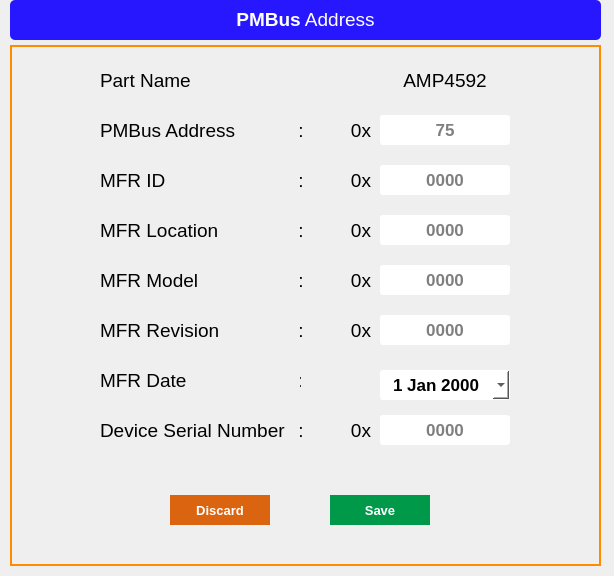
<?xml version="1.0" encoding="UTF-8"?>
<ui version="4.0">
 <class>PMBus_address_configuration</class>
 <widget class="QMainWindow" name="PMBus_address_configuration">
  <property name="geometry">
   <rect>
    <x>0</x>
    <y>0</y>
    <width>614</width>
    <height>576</height>
   </rect>
  </property>
  <property name="windowTitle">
   <string>Device Configuration</string>
  </property>
  <widget class="QWidget" name="centralwidget">
   <widget class="QLabel" name="label_main_PMBus_Address">
    <property name="geometry">
     <rect>
      <x>10</x>
      <y>0</y>
      <width>591</width>
      <height>40</height>
     </rect>
    </property>
    <property name="font">
     <font>
      <family>Arial</family>
      <pointsize>18</pointsize>
     </font>
    </property>
    <property name="styleSheet">
     <string notr="true">background-color: rgb(38, 23, 255);
color: rgb(255, 255, 255);
border-radius:5px;</string>
    </property>
    <property name="text">
     <string>&lt;html&gt;&lt;head/&gt;&lt;body&gt;&lt;p&gt;&lt;span style=&quot; font-size:14pt; font-weight:600;&quot;&gt;PMBus&lt;/span&gt;&lt;span style=&quot; font-size:14pt;&quot;&gt; Address&lt;/span&gt;&lt;/p&gt;&lt;/body&gt;&lt;/html&gt;</string>
    </property>
    <property name="alignment">
     <set>Qt::AlignCenter</set>
    </property>
   </widget>
   <widget class="QFrame" name="frame_phase_display">
    <property name="geometry">
     <rect>
      <x>10</x>
      <y>45</y>
      <width>591</width>
      <height>521</height>
     </rect>
    </property>
    <property name="font">
     <font>
      <weight>50</weight>
      <bold>false</bold>
     </font>
    </property>
    <property name="styleSheet">
     <string notr="true">
border: 2px solid darkorange;
border-radius:0px;
</string>
    </property>
    <property name="frameShape">
     <enum>QFrame::StyledPanel</enum>
    </property>
    <property name="frameShadow">
     <enum>QFrame::Raised</enum>
    </property>
    <widget class="QPushButton" name="pushButton_Discard">
     <property name="geometry">
      <rect>
       <x>160</x>
       <y>450</y>
       <width>100</width>
       <height>30</height>
      </rect>
     </property>
     <property name="font">
      <font>
       <pointsize>10</pointsize>
       <weight>75</weight>
       <bold>true</bold>
      </font>
     </property>
     <property name="focusPolicy">
      <enum>Qt::ClickFocus</enum>
     </property>
     <property name="styleSheet">
      <string notr="true">QPushButton{background-color: rgb(219, 100, 17);
color: rgb(255, 255, 255);
border:none;
}
QPushButton::hover{
border:2px solid red;
background-color: orange;
}
</string>
     </property>
     <property name="text">
      <string>Discard</string>
     </property>
    </widget>
    <widget class="QPushButton" name="pushButton_Save">
     <property name="geometry">
      <rect>
       <x>320</x>
       <y>450</y>
       <width>100</width>
       <height>30</height>
      </rect>
     </property>
     <property name="font">
      <font>
       <pointsize>10</pointsize>
       <weight>75</weight>
       <bold>true</bold>
      </font>
     </property>
     <property name="focusPolicy">
      <enum>Qt::ClickFocus</enum>
     </property>
     <property name="styleSheet">
      <string notr="true">QPushButton{background-color: rgb(0, 153, 74);
color: rgb(255, 255, 255);
border:none;
}
QPushButton::hover{
border:2px solid green;
background-color:lightgreen;
}
</string>
     </property>
     <property name="text">
      <string>Save</string>
     </property>
    </widget>
    <widget class="QLabel" name="label_RailA">
     <property name="geometry">
      <rect>
       <x>90</x>
       <y>20</y>
       <width>100</width>
       <height>30</height>
      </rect>
     </property>
     <property name="font">
      <font>
       <family>Arial</family>
       <pointsize>14</pointsize>
      </font>
     </property>
     <property name="styleSheet">
      <string notr="true">border: none;
color: rgb(0, 0, 0);</string>
     </property>
     <property name="frameShape">
      <enum>QFrame::NoFrame</enum>
     </property>
     <property name="text">
      <string>Part Name</string>
     </property>
     <property name="alignment">
      <set>Qt::AlignLeading|Qt::AlignLeft|Qt::AlignVCenter</set>
     </property>
    </widget>
    <widget class="QLabel" name="label_RailA_2">
     <property name="geometry">
      <rect>
       <x>90</x>
       <y>70</y>
       <width>141</width>
       <height>30</height>
      </rect>
     </property>
     <property name="font">
      <font>
       <family>Arial</family>
       <pointsize>14</pointsize>
      </font>
     </property>
     <property name="styleSheet">
      <string notr="true">border: none;
color: rgb(0, 0, 0);</string>
     </property>
     <property name="frameShape">
      <enum>QFrame::NoFrame</enum>
     </property>
     <property name="text">
      <string>PMBus Address</string>
     </property>
     <property name="alignment">
      <set>Qt::AlignLeading|Qt::AlignLeft|Qt::AlignVCenter</set>
     </property>
    </widget>
    <widget class="QLabel" name="label_RailA_3">
     <property name="geometry">
      <rect>
       <x>90</x>
       <y>120</y>
       <width>81</width>
       <height>30</height>
      </rect>
     </property>
     <property name="font">
      <font>
       <family>Arial</family>
       <pointsize>14</pointsize>
      </font>
     </property>
     <property name="styleSheet">
      <string notr="true">border: none;
color: rgb(0, 0, 0);</string>
     </property>
     <property name="frameShape">
      <enum>QFrame::NoFrame</enum>
     </property>
     <property name="text">
      <string>MFR ID</string>
     </property>
     <property name="alignment">
      <set>Qt::AlignLeading|Qt::AlignLeft|Qt::AlignVCenter</set>
     </property>
    </widget>
    <widget class="QLabel" name="label_RailA_4">
     <property name="geometry">
      <rect>
       <x>90</x>
       <y>370</y>
       <width>191</width>
       <height>30</height>
      </rect>
     </property>
     <property name="font">
      <font>
       <family>Arial</family>
       <pointsize>14</pointsize>
      </font>
     </property>
     <property name="styleSheet">
      <string notr="true">border: none;
color: rgb(0, 0, 0);</string>
     </property>
     <property name="frameShape">
      <enum>QFrame::NoFrame</enum>
     </property>
     <property name="text">
      <string>Device Serial Number</string>
     </property>
     <property name="alignment">
      <set>Qt::AlignLeading|Qt::AlignLeft|Qt::AlignVCenter</set>
     </property>
    </widget>
    <widget class="QLabel" name="label_RailA_5">
     <property name="geometry">
      <rect>
       <x>90</x>
       <y>170</y>
       <width>121</width>
       <height>30</height>
      </rect>
     </property>
     <property name="font">
      <font>
       <family>Arial</family>
       <pointsize>14</pointsize>
      </font>
     </property>
     <property name="styleSheet">
      <string notr="true">border: none;
color: rgb(0, 0, 0);</string>
     </property>
     <property name="frameShape">
      <enum>QFrame::NoFrame</enum>
     </property>
     <property name="text">
      <string>MFR Location</string>
     </property>
     <property name="alignment">
      <set>Qt::AlignLeading|Qt::AlignLeft|Qt::AlignVCenter</set>
     </property>
    </widget>
    <widget class="QLabel" name="label_RailA_6">
     <property name="geometry">
      <rect>
       <x>90</x>
       <y>220</y>
       <width>101</width>
       <height>30</height>
      </rect>
     </property>
     <property name="font">
      <font>
       <family>Arial</family>
       <pointsize>14</pointsize>
      </font>
     </property>
     <property name="styleSheet">
      <string notr="true">border: none;
color: rgb(0, 0, 0);</string>
     </property>
     <property name="frameShape">
      <enum>QFrame::NoFrame</enum>
     </property>
     <property name="text">
      <string>MFR Model</string>
     </property>
     <property name="alignment">
      <set>Qt::AlignLeading|Qt::AlignLeft|Qt::AlignVCenter</set>
     </property>
    </widget>
    <widget class="QLabel" name="label_RailA_7">
     <property name="geometry">
      <rect>
       <x>90</x>
       <y>270</y>
       <width>121</width>
       <height>30</height>
      </rect>
     </property>
     <property name="font">
      <font>
       <family>Arial</family>
       <pointsize>14</pointsize>
      </font>
     </property>
     <property name="styleSheet">
      <string notr="true">border: none;
color: rgb(0, 0, 0);</string>
     </property>
     <property name="frameShape">
      <enum>QFrame::NoFrame</enum>
     </property>
     <property name="text">
      <string>MFR Revision</string>
     </property>
     <property name="alignment">
      <set>Qt::AlignLeading|Qt::AlignLeft|Qt::AlignVCenter</set>
     </property>
    </widget>
    <widget class="QLabel" name="label_RailA_8">
     <property name="geometry">
      <rect>
       <x>90</x>
       <y>320</y>
       <width>91</width>
       <height>30</height>
      </rect>
     </property>
     <property name="font">
      <font>
       <family>Arial</family>
       <pointsize>14</pointsize>
      </font>
     </property>
     <property name="styleSheet">
      <string notr="true">border: none;
color: rgb(0, 0, 0);</string>
     </property>
     <property name="frameShape">
      <enum>QFrame::NoFrame</enum>
     </property>
     <property name="text">
      <string>MFR Date</string>
     </property>
     <property name="alignment">
      <set>Qt::AlignLeading|Qt::AlignLeft|Qt::AlignVCenter</set>
     </property>
    </widget>
    <widget class="QLineEdit" name="lineEdit_PMBus_address">
     <property name="geometry">
      <rect>
       <x>370</x>
       <y>70</y>
       <width>130</width>
       <height>30</height>
      </rect>
     </property>
     <property name="font">
      <font>
       <pointsize>13</pointsize>
       <weight>75</weight>
       <bold>true</bold>
      </font>
     </property>
     <property name="styleSheet">
      <string notr="true">QLineEdit{
	background-color: rgb(255, 255, 255);
	color: rgb(0, 0, 0);
border:1px solid white;
border-radius:3px;
}

QLineEdit::hover{
border:2px solid  rgb(173, 77, 12);
}

QLineEdit::focus{
border:2px solid red;
	background-color: rgb(255, 173, 101);
}</string>
     </property>
     <property name="alignment">
      <set>Qt::AlignCenter</set>
     </property>
     <property name="placeholderText">
      <string>75</string>
     </property>
    </widget>
    <widget class="QLineEdit" name="lineEdit_MFR_ID">
     <property name="geometry">
      <rect>
       <x>370</x>
       <y>120</y>
       <width>130</width>
       <height>30</height>
      </rect>
     </property>
     <property name="font">
      <font>
       <pointsize>13</pointsize>
       <weight>75</weight>
       <bold>true</bold>
      </font>
     </property>
     <property name="styleSheet">
      <string notr="true">QLineEdit{
	background-color: rgb(255, 255, 255);
	color: rgb(0, 0, 0);
border:1px solid white;
border-radius:3px;
}

QLineEdit::hover{
border:2px solid  rgb(173, 77, 12);
}

QLineEdit::focus{
border:2px solid red;
	background-color: rgb(255, 173, 101);
}</string>
     </property>
     <property name="alignment">
      <set>Qt::AlignCenter</set>
     </property>
     <property name="placeholderText">
      <string>0000</string>
     </property>
    </widget>
    <widget class="QLineEdit" name="lineEdit_MFR_location">
     <property name="geometry">
      <rect>
       <x>370</x>
       <y>170</y>
       <width>130</width>
       <height>30</height>
      </rect>
     </property>
     <property name="font">
      <font>
       <pointsize>13</pointsize>
       <weight>75</weight>
       <bold>true</bold>
      </font>
     </property>
     <property name="styleSheet">
      <string notr="true">QLineEdit{
	background-color: rgb(255, 255, 255);
	color: rgb(0, 0, 0);
border:1px solid white;
border-radius:3px;
}

QLineEdit::hover{
border:2px solid  rgb(173, 77, 12);
}

QLineEdit::focus{
border:2px solid red;
	background-color: rgb(255, 173, 101);
}</string>
     </property>
     <property name="alignment">
      <set>Qt::AlignCenter</set>
     </property>
     <property name="placeholderText">
      <string>0000</string>
     </property>
    </widget>
    <widget class="QLineEdit" name="lineEdit_MFR_model">
     <property name="geometry">
      <rect>
       <x>370</x>
       <y>220</y>
       <width>130</width>
       <height>30</height>
      </rect>
     </property>
     <property name="font">
      <font>
       <pointsize>13</pointsize>
       <weight>75</weight>
       <bold>true</bold>
      </font>
     </property>
     <property name="styleSheet">
      <string notr="true">QLineEdit{
	background-color: rgb(255, 255, 255);
	color: rgb(0, 0, 0);
border:1px solid white;
border-radius:3px;
}

QLineEdit::hover{
border:2px solid  rgb(173, 77, 12);
}

QLineEdit::focus{
border:2px solid red;
	background-color: rgb(255, 173, 101);
}</string>
     </property>
     <property name="alignment">
      <set>Qt::AlignCenter</set>
     </property>
     <property name="placeholderText">
      <string>0000</string>
     </property>
    </widget>
    <widget class="QLineEdit" name="lineEdit_MFR_revision">
     <property name="geometry">
      <rect>
       <x>370</x>
       <y>270</y>
       <width>130</width>
       <height>30</height>
      </rect>
     </property>
     <property name="font">
      <font>
       <pointsize>13</pointsize>
       <weight>75</weight>
       <bold>true</bold>
      </font>
     </property>
     <property name="styleSheet">
      <string notr="true">QLineEdit{
	background-color: rgb(255, 255, 255);
	color: rgb(0, 0, 0);
border:1px solid white;
border-radius:3px;
}

QLineEdit::hover{
border:2px solid  rgb(173, 77, 12);
}

QLineEdit::focus{
border:2px solid red;
	background-color: rgb(255, 173, 101);
}</string>
     </property>
     <property name="alignment">
      <set>Qt::AlignCenter</set>
     </property>
     <property name="placeholderText">
      <string>0000</string>
     </property>
    </widget>
    <widget class="QLineEdit" name="lineEdit_device_serial_number">
     <property name="geometry">
      <rect>
       <x>370</x>
       <y>370</y>
       <width>130</width>
       <height>30</height>
      </rect>
     </property>
     <property name="font">
      <font>
       <pointsize>13</pointsize>
       <weight>75</weight>
       <bold>true</bold>
      </font>
     </property>
     <property name="styleSheet">
      <string notr="true">QLineEdit{
	background-color: rgb(255, 255, 255);
	color: rgb(0, 0, 0);
border:1px solid white;
border-radius:3px;
}

QLineEdit::hover{
border:2px solid  rgb(173, 77, 12);
}

QLineEdit::focus{
border:2px solid red;
	background-color: rgb(255, 173, 101);
}</string>
     </property>
     <property name="alignment">
      <set>Qt::AlignCenter</set>
     </property>
     <property name="placeholderText">
      <string>0000</string>
     </property>
    </widget>
    <widget class="QLabel" name="label_part_name">
     <property name="geometry">
      <rect>
       <x>370</x>
       <y>20</y>
       <width>130</width>
       <height>30</height>
      </rect>
     </property>
     <property name="font">
      <font>
       <family>Arial</family>
       <pointsize>14</pointsize>
      </font>
     </property>
     <property name="styleSheet">
      <string notr="true">border: none;
color: rgb(0, 0, 0);</string>
     </property>
     <property name="frameShape">
      <enum>QFrame::NoFrame</enum>
     </property>
     <property name="text">
      <string>AMP4592</string>
     </property>
     <property name="alignment">
      <set>Qt::AlignCenter</set>
     </property>
    </widget>
    <widget class="QLabel" name="label_RailA_10">
     <property name="geometry">
      <rect>
       <x>280</x>
       <y>70</y>
       <width>81</width>
       <height>30</height>
      </rect>
     </property>
     <property name="font">
      <font>
       <family>Arial</family>
       <pointsize>14</pointsize>
      </font>
     </property>
     <property name="styleSheet">
      <string notr="true">border: none;
color: rgb(0, 0, 0);</string>
     </property>
     <property name="frameShape">
      <enum>QFrame::NoFrame</enum>
     </property>
     <property name="text">
      <string>  :         0x</string>
     </property>
     <property name="alignment">
      <set>Qt::AlignRight|Qt::AlignTrailing|Qt::AlignVCenter</set>
     </property>
    </widget>
    <widget class="QLabel" name="label_RailA_11">
     <property name="geometry">
      <rect>
       <x>270</x>
       <y>120</y>
       <width>91</width>
       <height>30</height>
      </rect>
     </property>
     <property name="font">
      <font>
       <family>Arial</family>
       <pointsize>14</pointsize>
      </font>
     </property>
     <property name="styleSheet">
      <string notr="true">border: none;
color: rgb(0, 0, 0);</string>
     </property>
     <property name="frameShape">
      <enum>QFrame::NoFrame</enum>
     </property>
     <property name="text">
      <string>  :         0x</string>
     </property>
     <property name="alignment">
      <set>Qt::AlignRight|Qt::AlignTrailing|Qt::AlignVCenter</set>
     </property>
    </widget>
    <widget class="QLabel" name="label_RailA_12">
     <property name="geometry">
      <rect>
       <x>280</x>
       <y>170</y>
       <width>81</width>
       <height>30</height>
      </rect>
     </property>
     <property name="font">
      <font>
       <family>Arial</family>
       <pointsize>14</pointsize>
      </font>
     </property>
     <property name="styleSheet">
      <string notr="true">border: none;
color: rgb(0, 0, 0);</string>
     </property>
     <property name="frameShape">
      <enum>QFrame::NoFrame</enum>
     </property>
     <property name="text">
      <string>  :         0x</string>
     </property>
     <property name="alignment">
      <set>Qt::AlignRight|Qt::AlignTrailing|Qt::AlignVCenter</set>
     </property>
    </widget>
    <widget class="QLabel" name="label_RailA_13">
     <property name="geometry">
      <rect>
       <x>280</x>
       <y>270</y>
       <width>81</width>
       <height>30</height>
      </rect>
     </property>
     <property name="font">
      <font>
       <family>Arial</family>
       <pointsize>14</pointsize>
      </font>
     </property>
     <property name="styleSheet">
      <string notr="true">border: none;
color: rgb(0, 0, 0);</string>
     </property>
     <property name="frameShape">
      <enum>QFrame::NoFrame</enum>
     </property>
     <property name="text">
      <string>  :         0x</string>
     </property>
     <property name="alignment">
      <set>Qt::AlignRight|Qt::AlignTrailing|Qt::AlignVCenter</set>
     </property>
    </widget>
    <widget class="QLabel" name="label_RailA_14">
     <property name="geometry">
      <rect>
       <x>290</x>
       <y>320</y>
       <width>71</width>
       <height>30</height>
      </rect>
     </property>
     <property name="font">
      <font>
       <family>Arial</family>
       <pointsize>14</pointsize>
      </font>
     </property>
     <property name="styleSheet">
      <string notr="true">border: none;
color: rgb(0, 0, 0);</string>
     </property>
     <property name="frameShape">
      <enum>QFrame::NoFrame</enum>
     </property>
     <property name="text">
      <string>  :             </string>
     </property>
     <property name="alignment">
      <set>Qt::AlignRight|Qt::AlignTrailing|Qt::AlignVCenter</set>
     </property>
    </widget>
    <widget class="QLabel" name="label_RailA_15">
     <property name="geometry">
      <rect>
       <x>280</x>
       <y>370</y>
       <width>81</width>
       <height>30</height>
      </rect>
     </property>
     <property name="font">
      <font>
       <family>Arial</family>
       <pointsize>14</pointsize>
      </font>
     </property>
     <property name="styleSheet">
      <string notr="true">border: none;
color: rgb(0, 0, 0);</string>
     </property>
     <property name="frameShape">
      <enum>QFrame::NoFrame</enum>
     </property>
     <property name="text">
      <string>  :         0x</string>
     </property>
     <property name="alignment">
      <set>Qt::AlignRight|Qt::AlignTrailing|Qt::AlignVCenter</set>
     </property>
    </widget>
    <widget class="QLabel" name="label_RailA_16">
     <property name="geometry">
      <rect>
       <x>280</x>
       <y>220</y>
       <width>81</width>
       <height>30</height>
      </rect>
     </property>
     <property name="font">
      <font>
       <family>Arial</family>
       <pointsize>14</pointsize>
      </font>
     </property>
     <property name="styleSheet">
      <string notr="true">border: none;
color: rgb(0, 0, 0);</string>
     </property>
     <property name="frameShape">
      <enum>QFrame::NoFrame</enum>
     </property>
     <property name="text">
      <string>  :         0x</string>
     </property>
     <property name="alignment">
      <set>Qt::AlignRight|Qt::AlignTrailing|Qt::AlignVCenter</set>
     </property>
    </widget>
   </widget>
   <widget class="QDateEdit" name="lineEdit_MFR_date">
    <property name="geometry">
     <rect>
      <x>380</x>
      <y>370</y>
      <width>130</width>
      <height>30</height>
     </rect>
    </property>
    <property name="font">
     <font>
      <pointsize>13</pointsize>
      <weight>75</weight>
      <bold>true</bold>
     </font>
    </property>
    <property name="styleSheet">
     <string notr="true">QDateEdit{
	background-color: rgb(255, 255, 255);
	color: rgb(0, 0, 0);
border:1px solid white;
border-radius:3px;
}

QDateEdit::hover{
border:2px solid  rgb(173, 77, 12);
	color: rgb(0, 0, 0);
}

QDateEdit::focus{
border:2px solid red;
	background-color: rgb(255, 173, 101);
	color: rgb(0, 0, 0);
}</string>
    </property>
    <property name="alignment">
     <set>Qt::AlignCenter</set>
    </property>
    <property name="maximumDate">
     <date>
      <year>2100</year>
      <month>12</month>
      <day>31</day>
     </date>
    </property>
    <property name="minimumDate">
     <date>
      <year>2000</year>
      <month>1</month>
      <day>1</day>
     </date>
    </property>
    <property name="calendarPopup">
     <bool>true</bool>
    </property>
   </widget>
  </widget>
 </widget>
 <resources>
  <include location="start_up_image.qrc"/>
 </resources>
 <connections/>
</ui>
